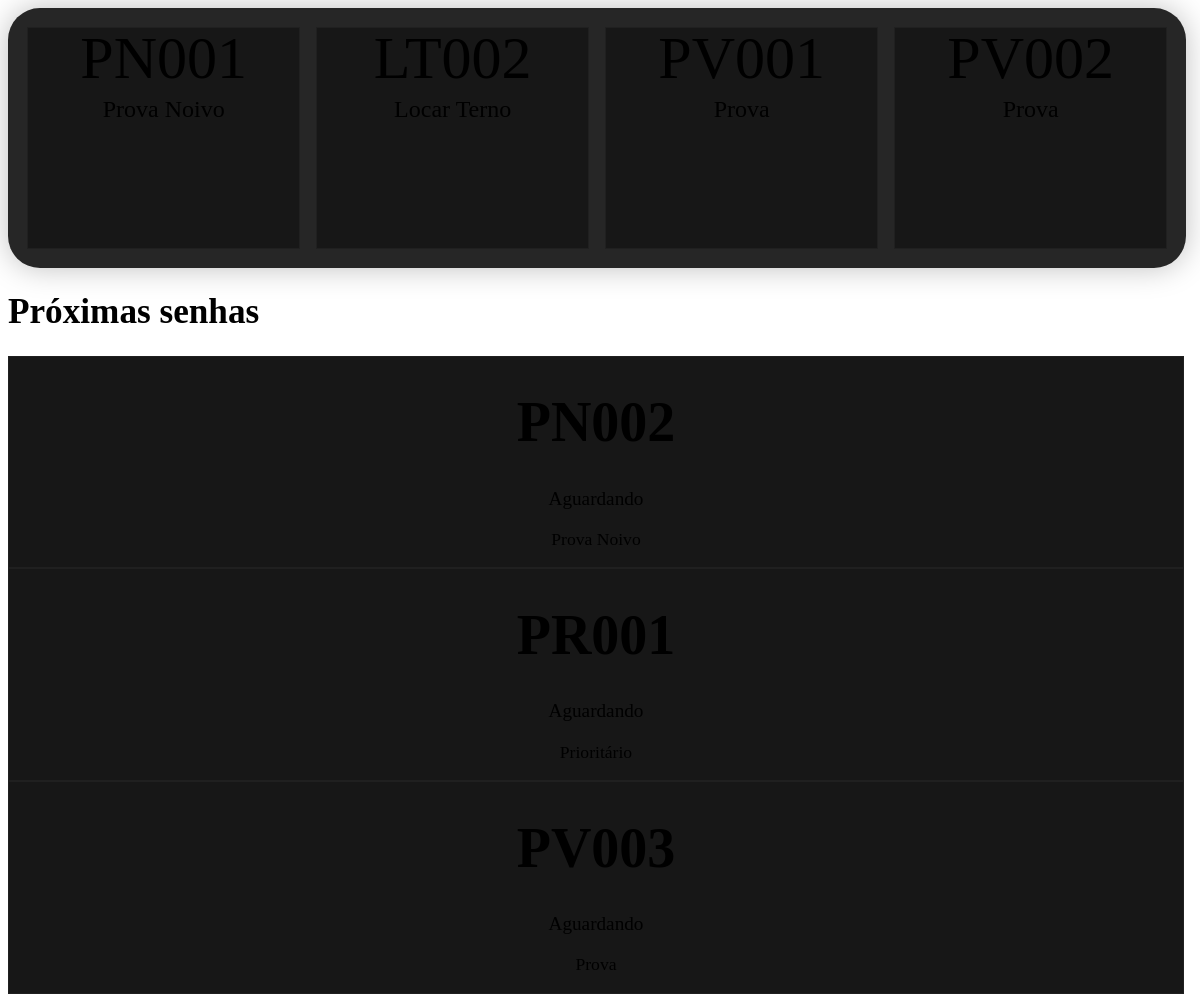
Before: /display-partial/ with the older database file.
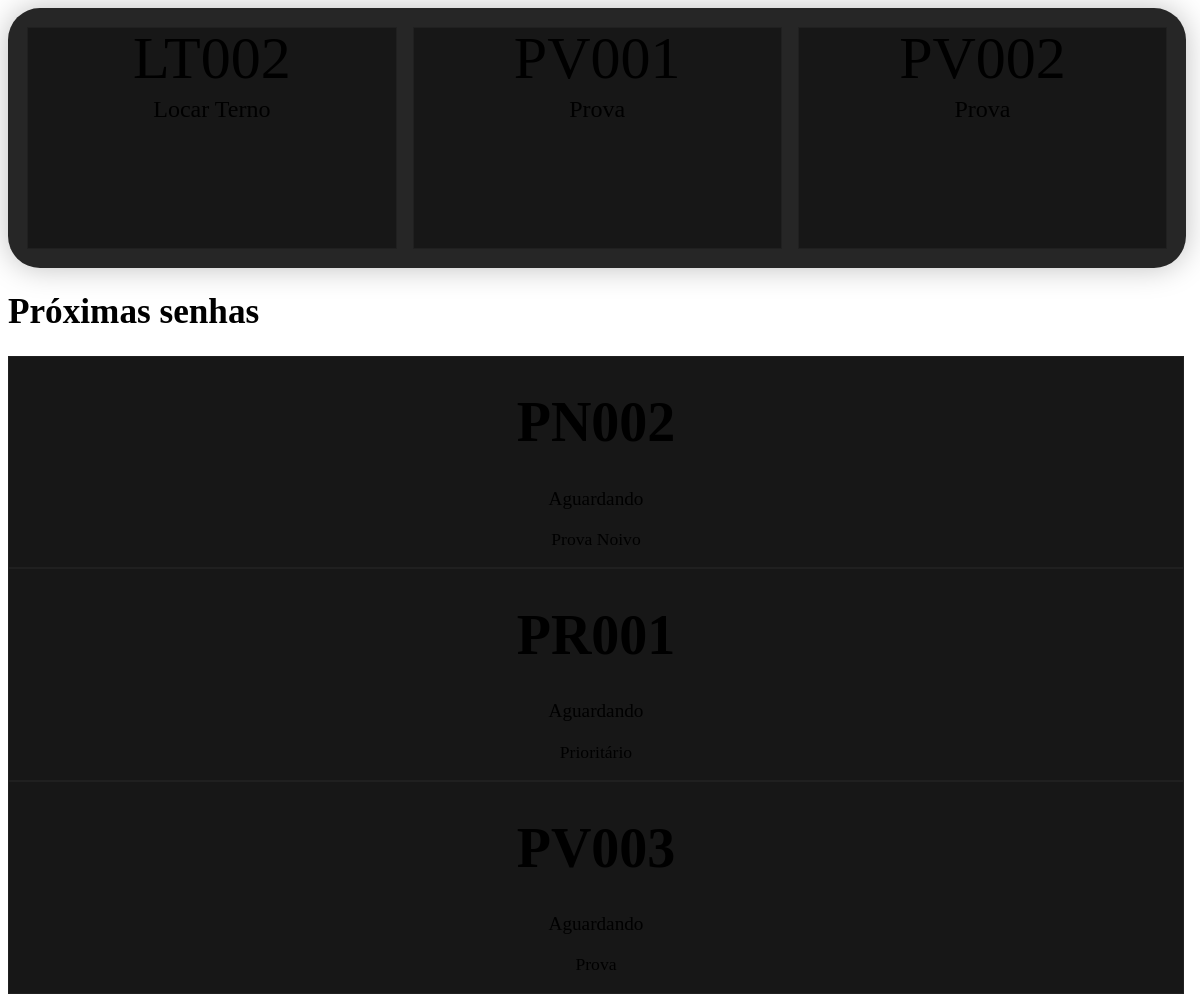
After: the same page with the newer database file.
### filas/models.py (models this page shows, shortened)
class Senha(models.Model):
    STATUS = (
        ('AGUARDANDO', 'Aguardando'),
        ('CHAMADA', 'Chamada'),
        ('EM_ATENDIMENTO', 'Em Atendimento'),
        ('FINALIZADO', 'Finalizado'),
        ('ATENDIDA', 'Atendida'),
        ('CANCELADA', 'Cancelada'),
    )
    codigo = models.CharField(max_length=20,  db_index=True)
    token = models.UUIDField(default=uuid.uuid4, editable=False, unique=True, db_index=True)
    cliente_nome = models.CharField(
        max_length=100,
        null=False,
        blank=False,
        )
    cliente_email = models.EmailField(
        max_length=254,
        null=True,
        blank=True,
    )
    cliente_telefone = models.CharField(
        max_length=20,
        null=False,
        blank=False,
        )
    fila = models.ForeignKey(
        Fila,
        on_delete=models.CASCADE
        )
    categoria = models.ForeignKey(
        Categoria,
        on_delete=models.CASCADE,
        null=False,
    )
    status = models.CharField(
        max_length=20,
        choices=STATUS,
        default='AGUARDANDO',
    )
    criada_em = models.DateTimeField(auto_now_add=True)
    chamada_em = models.DateTimeField(
        null=True,
        blank=True
        )
    finalizado_em = models.DateTimeField(
        null=True,
        blank=True
        )
    atendente = models.CharField(
        max_length=100,
        null=True,
        blank=True
        )
    TIPO_LOCACAO_CHOICES = (
        ('locacao_noivo', 'Locação Noivo'),
        ('locacao_terno', 'Locação Terno'),
        ('locacao_infantil', 'Locação Infantil'),
    )
    tipo_locacao = models.CharField(
        max_length=50,
        choices=TIPO_LOCACAO_CHOICES,
        null=True,
        blank=True
        )

class Categoria(models.Model):
    nome = models.CharField(max_length=100)
    fila = models.ForeignKey(Fila, on_delete=models.CASCADE, related_name='categorias')
    prioridade = models.IntegerField(default=0)
    prefixo = models.CharField(max_length=10, default='A')  # Ex: PN, PR, A, FG
    peso = models.IntegerField(default=1)  # Para ordenação na fila
    tempo_estimado_min = models.IntegerField(default=10)  # em minutos
    tempo_estimado_max = models.IntegerField(default=20)  # em minutos
    ativa = models.BooleanField(default=True)
    contador_atual = models.IntegerField(default=0)
    ultima_data_reset = models.DateField(
        null=True,
        blank=True
    )

### core/views.py (the view)
def display_partial(request):
    senhas_atendendo_obj = Senha.objects.filter(
        status='EM_ATENDIMENTO'
    ).select_related('categoria').order_by('chamada_em')
    senhas_atendendo = [
        {
            'codigo': senha.codigo,
            'tipo': senha.categoria.nome,
            'cliente_nome': senha.cliente_nome,
        }
        for senha in senhas_atendendo_obj
    ]
    proximas_senhas_obj = Senha.objects.filter(
        status='AGUARDANDO'
    ).select_related('categoria').order_by(
        '-categoria__peso',
        'criada_em'
    )[:3]
    proximas_senhas = [
        {
            'codigo': senha.codigo,
            'tipo': senha.categoria.nome,
            'cliente_nome': senha.cliente_nome,
            'status': senha.status or 'AGUARDANDO',
        }
        for senha in proximas_senhas_obj
    ]
    context = {
        'senhas_atendendo': senhas_atendendo,
        'proximas_senhas': proximas_senhas
    }
    return render(
        request,
        'partials/display_content.html',
        context
    )

### core/templates/partials/display_content.html (shortened to what this page needs)
<div class="display-content d-flex flex-column align-items-center w-100">
    {% if senhas_atendendo %}
    <div class="mb-4 w-100 d-flex justify-content-center">
        <div style="
            background-color: rgb(38, 38, 38);
            padding: 1.2rem;
            border-radius: 2rem;
            width: 95vw;
            max-width: 1300px;
            box-shadow: 0 0 30px rgba(0,0,0,0.25);
        ">
            <div style="
                width: 100%;
                overflow: hidden;
            ">
                <div style="
                    display: grid;
                    grid-template-columns: repeat(auto-fit, minmax(220px, 1fr));
                    gap: 1rem;
                    width: 100%;
                ">
                    {% for senha in senhas_atendendo %}
                    <div class="p-4 rounded-4 d-flex flex-column justify-content-center align-items-center"
                         style="
                            background-color: rgb(23, 23, 23);
                            text-align: center;
                            min-height: 220px;
                            overflow: hidden;
                            border: 1px solid rgba(255,255,255,0.04);
                         ">
                        <p class="text-white fw-bold"
                            id="senha-atual-codigo"
                            style="
                                    font-size: clamp(1.5rem, 5vw, 4rem);
                                    margin: 0;
                                    line-height: 1;
                                    max-width: 100%;
                            ">
                                {{ senha.codigo }}
                            </p>
                        <p class="text-secondary"
                           style="
                                font-size: clamp(1rem, 2vw, 2rem);
                                margin: 0;
                                margin-top: .5rem;
                                word-break: break-word;
                           ">
                            {{ senha.tipo }}
                        </p>
                    </div>
                    {% endfor %}
                </div>
            </div>
        </div>
    </div>
    {% endif %}
    <div class="w-100"
         style="
            width: 98vw;
            max-width: 1600px;
         ">
        <h1 class="mb-3 text-start fw-bold"
            style="
                font-size: clamp(1.5rem, 3vw, 2.2rem);
            ">
            Próximas senhas
        </h1>
        <div class="row g-4">
            {% for senha in proximas_senhas %}
            <div class="col-12 col-md-6 col-lg-4">
                <div class="d-flex flex-column justify-content-center align-items-center py-4 px-3 rounded-4 h-100"
                     style="
                        background-color: rgb(23, 23, 23);
                        text-align: center;
                        min-height: 180px;
                        border: 1px solid rgba(255,255,255,0.04);
                     ">
                    <h1 class="fw-bold mb-2"
                        style="
                            font-size: clamp(2rem, 5vw, 3.5rem);
                            line-height: 1;
                            word-break: break-word;
                        ">
                        {{ senha.codigo }}
                    </h1>
                    <p class="mb-1"
                       style="
                            font-size: clamp(1rem, 2vw, 1.2rem);
                       ">
                        {{ senha.get_status_display|default:senha.status|title }}
                    </p>
                    <p class="text-secondary mb-0"
                       style="
                            font-size: clamp(.9rem, 2vw, 1.1rem);
                            word-break: break-word;
                       ">
                        {{ senha.tipo }}
                    </p>
                </div>
            </div>
            {% endfor %}
        </div>
    </div>
</div>

Changed rows visible on the page:
no longer on this page (row edited): Senha: codigo "PN001"
Other visible differences:
list line gone: "Prova Noivo"
